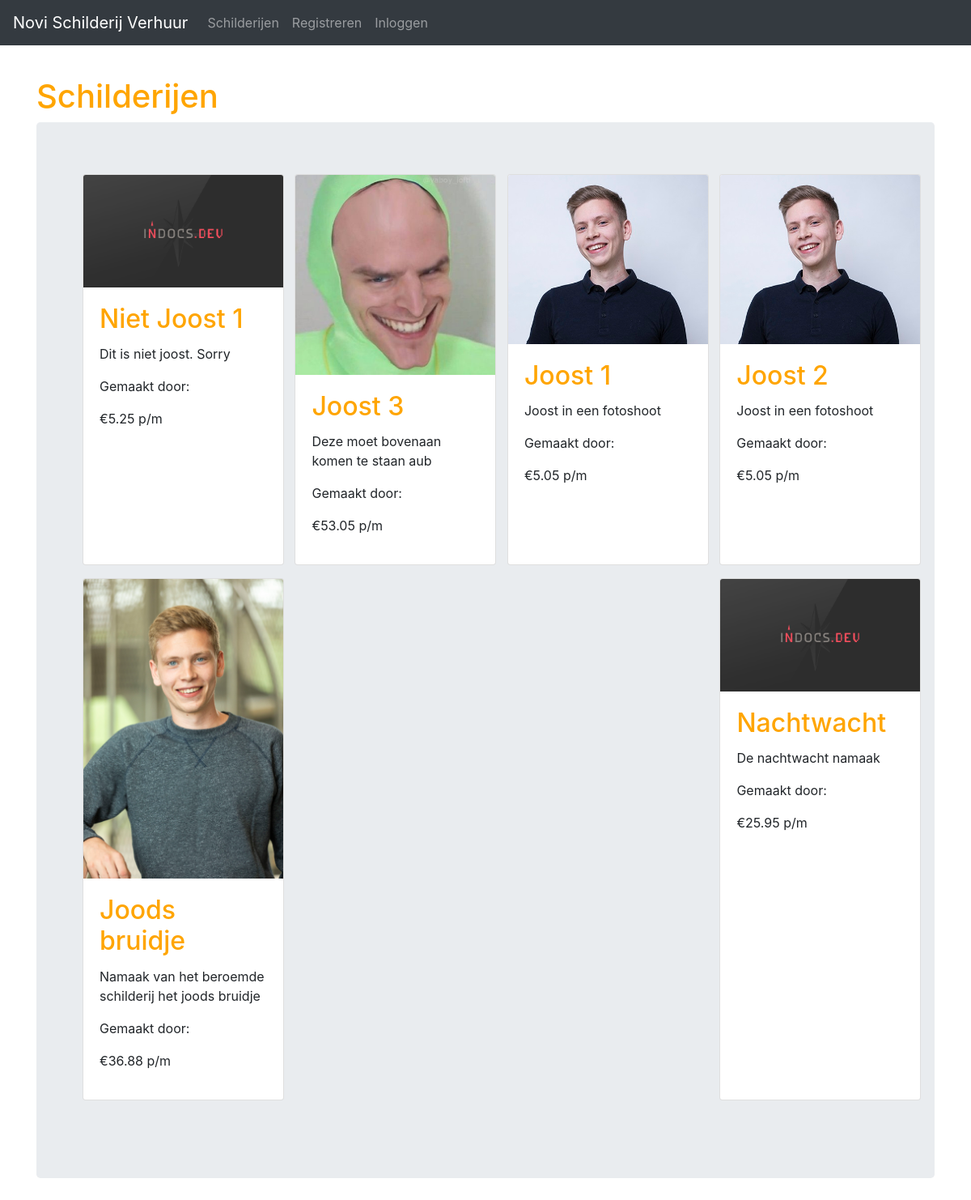
The app's page /, older data.
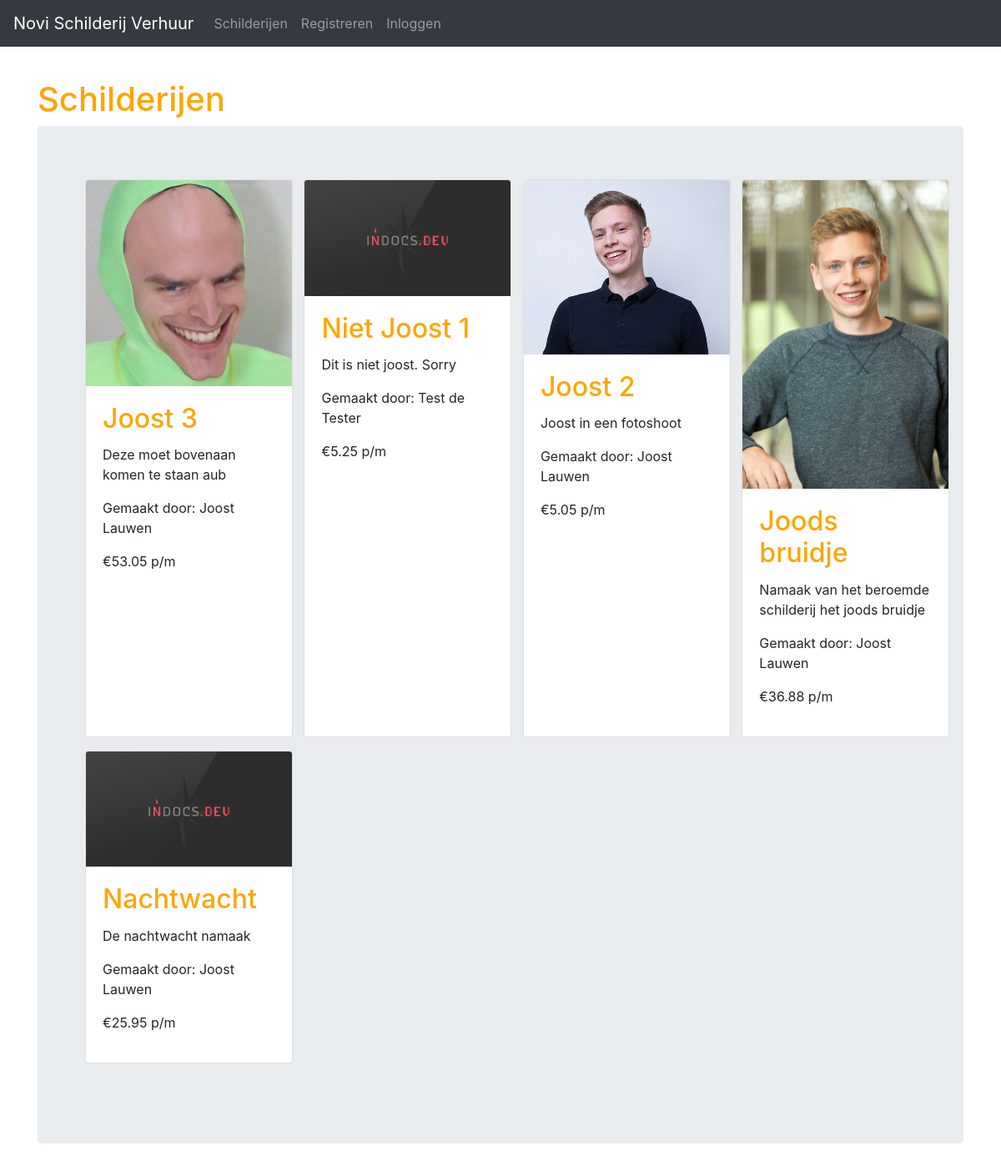
The same page, newer data.
### noviwebshopapp/models/painting.py (models this page shows, shortened)
class Painting(models.Model):
    painting_id = models.AutoField(primary_key=True)
    name = models.CharField(max_length=100)
    date_added = models.DateTimeField(auto_now=True)
    description = models.CharField(max_length=250)
    author = models.ForeignKey(User, on_delete=models.CASCADE, related_name='author_painting')
    image = models.ImageField(upload_to='paintings')
    price = models.DecimalField(decimal_places=2, max_digits=9999)
    available = models.BooleanField(default=True)
    rented_from = models.DateField(null=True, blank=True)
    rented_till = models.DateField(null=True, blank=True)
    rented_by = models.ForeignKey(User, null=True, on_delete=models.SET_NULL, related_name='renter_painting', blank=True)

### noviwebshopapp/views/index_view.py (the view)
class IndexListView(ListView):
    context_object_name = 'painting_list'
    model = Painting
    template_name = 'noviwebshopapp/index.html'
    def get_queryset(self):
        return Painting.objects.filter(available=True).order_by('-date_added')

### noviwebshopapp/templatetags/auth_extras.py (called while the page is built)
@register.filter(name='has_group')
def has_group(user, group_name):
    group = Group.objects.get(name=group_name)
    return True if group in user.groups.all() else False

### templates/noviwebshopapp/index.html (shortened to what this page needs)
<!DOCTYPE html>
{% extends './base.html' %}
{% load auth_extras %}
{% block content %}
<div class="container">
  <div class="page-header">
    <h1>Schilderijen</h1>
  </div>
  <div class="jumbotron">
    <ol>
      <div class="card-deck">
        {% for painting in painting_list %}
        <div class="card">
          <img class="card-img-top" src="{{ painting.image.url }}" alt="Card image cap">
          <div class="card-body">
            <h2 class="card-title"><a href="{% url 'noviwebshopapp:painting_detail' pk=painting.pk %}" class="painting-detail-link">{{ painting.name }}</a></h2>
            <p class="card-text">{{ painting.description }}</p>
            <p class="card-text">Gemaakt door: {{ painting.author.get_full_name }}</p>
            <p class="card-text">€{{ painting.price }} p/m</p>
          </div>
        </div>
        {% endfor %}
      </div>
    </ol>
  </div>
</div>
{% endblock %}

### templates/noviwebshopapp/base.html (shortened to what this page needs)
<!DOCTYPE html>
<html lang="en">
<head>
  {% load static %}
  {% load auth_extras %}
  <link rel="stylesheet" href="https://stackpath.bootstrapcdn.com/bootstrap/4.4.1/css/bootstrap.min.css">
  <link rel="stylesheet" href="{% static 'noviwebshopapp/css/indexstyle.css' %}">
</head>
<body>
  <div class="container-navbar">
    {% block navbar %}
    <nav class="navbar navbar-expand-md navbar-dark fixed-top bg-dark">
      <a class="navbar-brand" href="{% url 'noviwebshopapp:index' %}">Novi Schilderij Verhuur</a>
      <div class="collapse navbar-collapse" id="navbarCollapse">
        <ul class="navbar-nav mr-auto">
          <li class="nav-item">
            <a class="nav-link" href="{% url 'noviwebshopapp:index' %}">Schilderijen <span class="sr-only">(current)</span></a>
          </li>
          {% if user.is_authenticated %}
          <li class="nav-item">
            <a class="nav-link" href="{% url 'noviwebshopapp:user_paintings_list' %}" tabindex="-1" aria-disabled="true">Mijn Schilderijen </a>
          </li>
          {% if request.user|has_group:"Teachers" %}
          <li>
            <a href="{% url 'noviwebshopapp:create_painting' %}" class="nav-link">Upload een schilderij</a>
          </li>
         {% endif %}
          <li class="nav-item">
            <a class="nav-link" href="{% url 'noviwebshopapp:logout' %}">Uitloggen</a>
          </li>
          {% else %}
          <li class="nav-item">
            <a class="nav-link" href="{% url 'noviwebshopapp:signup' %}">Registreren </a>
          </li>
          <li class="nav-item">
            <a class="nav-link" href="{% url 'noviwebshopapp:login' %}">Inloggen </a>
          </li>
          {% endif %}
        </ul>
      </div>
    </nav>
    {% endblock %}
  </div>
  <div class="container-content">
    {% block content %}
    {% endblock %}
  </div>
</body>
</html>

### static/noviwebshopapp/css/indexstyle.css (style rules this page uses)
h1 { color: orange; }
.container-navbar { padding-bottom: 75px; }
.painting-detail-link { color: orange !important; }
body { padding-top: 20px; }
.card-deck { margin: 0 -15px; justify-content: space-between; }
.card-deck .card { margin: 0 0 1rem; }
@media (min-width: 992px) { .card-deck .card { -ms-flex: 0 0 24%; flex: 0 0 24%; } }

Row changes from the older to the newer data that the page shows:
removed Painting: image (picture), name "Joost 1", description "Joost in een fotoshoot", price "5.05"
changed Painting "Joost 3": author.get_full_name (not shown) → "Joost Lauwen"; moves up the list
changed through a linked row, Painting "Niet Joost 1": author.get_full_name (not shown) → "Test de Tester"
changed through a linked row, Painting "Joost 2": author.get_full_name (not shown) → "Joost Lauwen"
changed through a linked row, Painting "Joods bruidje": author.get_full_name (not shown) → "Joost Lauwen"
changed through a linked row, Painting "Nachtwacht": author.get_full_name (not shown) → "Joost Lauwen"
